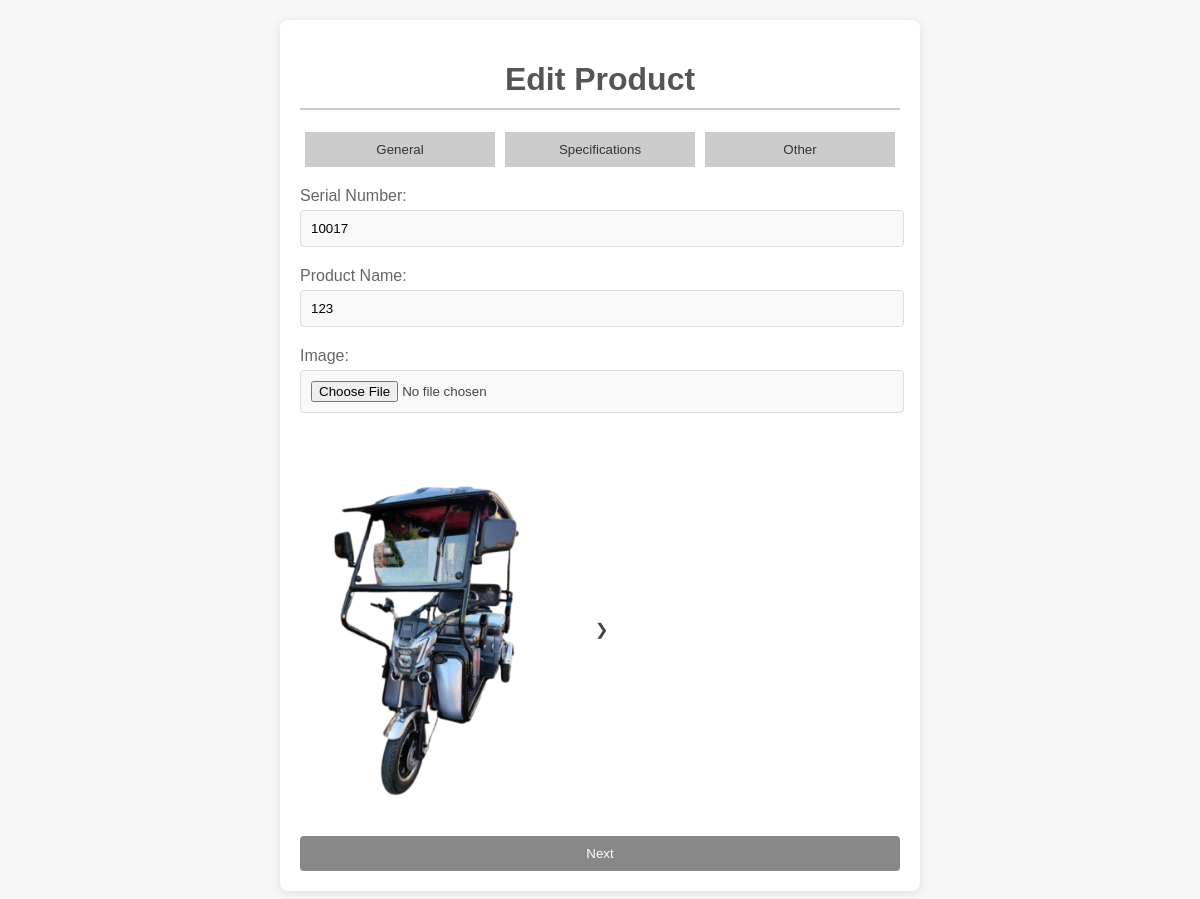
Before: /Admin/more/edit-product.php?id=58 with the older database file.
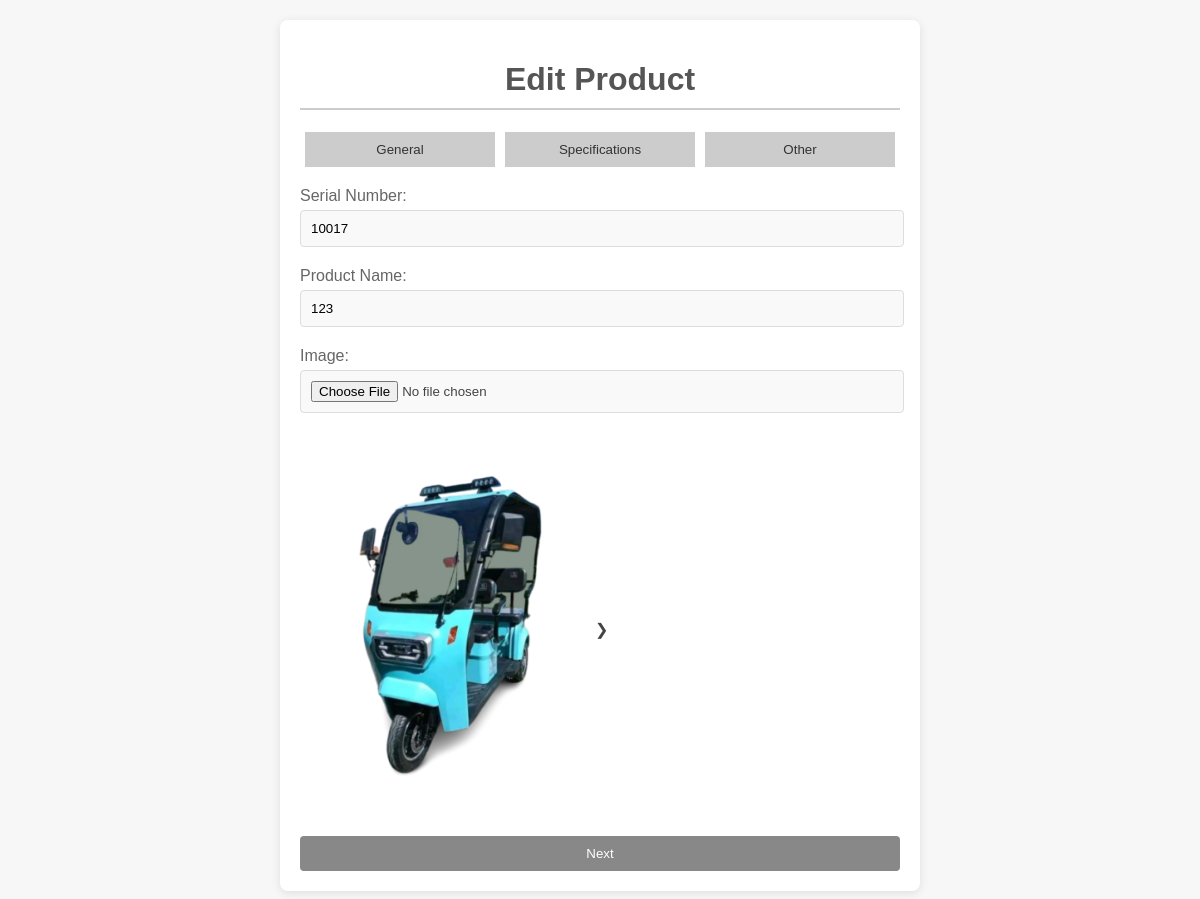
After: the same page with the newer database file.
### tables this page shows
CREATE TABLE `products_tb` (
  `id` int(255) NOT NULL,
  `prod_serial_num` int(25) DEFAULT NULL,
  `images` varchar(255) DEFAULT NULL,
  `p_model` text DEFAULT NULL,
  `p_wheels` text DEFAULT NULL,
  `p_motor_power` int(11) DEFAULT NULL,
  `p_battery` text DEFAULT NULL,
  `p_max_speed` int(11) DEFAULT NULL,
  `p_range` int(11) DEFAULT NULL,
  `p_max_load` int(11) DEFAULT NULL,
  `p_charging_time` text DEFAULT NULL,
  `p_variants` text DEFAULT NULL,
  `p_other_features` text DEFAULT NULL,
  `p_price` int(11) DEFAULT NULL,
  `u_availability` varchar(255) DEFAULT NULL
);

### Admin/more/edit-product.php (the view, shortened to what this page needs)
<?php
include("config/update-product.php");
if (isset($_GET['id'])) {
    $productId = intval($_GET['id']);
    $sql = "SELECT * FROM products_tb WHERE id = $productId";
    $result = mysqli_query($conn, $sql);
    if (mysqli_num_rows($result) > 0) {
        $product = mysqli_fetch_assoc($result);
    } else {
        die("Product not found.");
    }
} else {
    die("No product ID provided.");
}
?>
<!DOCTYPE html>
<html lang="en">
<head>
</head>
<body>
<div class="container">
    <h1>Edit Product</h1>
    <div class="tab-buttons">
        <button class="tab-button" onclick="openTab(event, 'general')">General</button>
        <button class="tab-button" onclick="openTab(event, 'specs')">Specifications</button>
        <button class="tab-button" onclick="openTab(event, 'other')">Other</button>
    </div>
    <form action="config/update-product.php?id=<?php echo $product['id']; ?>" method="POST" enctype="multipart/form-data">
        <div id="general" class="tab-content">
            <label for="prod_serial_num">Serial Number:</label>
            <input type="text" id="prod_serial_num" name="prod_serial_num" value="<?php echo htmlspecialchars($product['prod_serial_num']); ?>" required>
            <label for="p_model">Product Name:</label>
            <input type="text" id="p_model" name="p_model" value="<?php echo htmlspecialchars($product['p_model']); ?>" required>
            <label for="images">Image:</label>
            <input type="file" id="images" name="images" accept="image/*" onchange="previewImage(event)">
            <div class="image-preview-container">
                <?php if (!empty($product['images'])): ?>
                    <img src="../<?php echo htmlspecialchars($product['images']); ?>" alt="Current Product Image" class="current-image">
                <?php else: ?>
                    <p>No image available for this product.</p>
                <?php endif; ?>
                <p>❯</p>
            </div>
            <button type="button" class="button" onclick="nextTab('specs')">Next</button>
        </div>
    </form>
</div>
</body>
</html>

Changed rows visible on the page:
changed products_tb: images: a different picture
